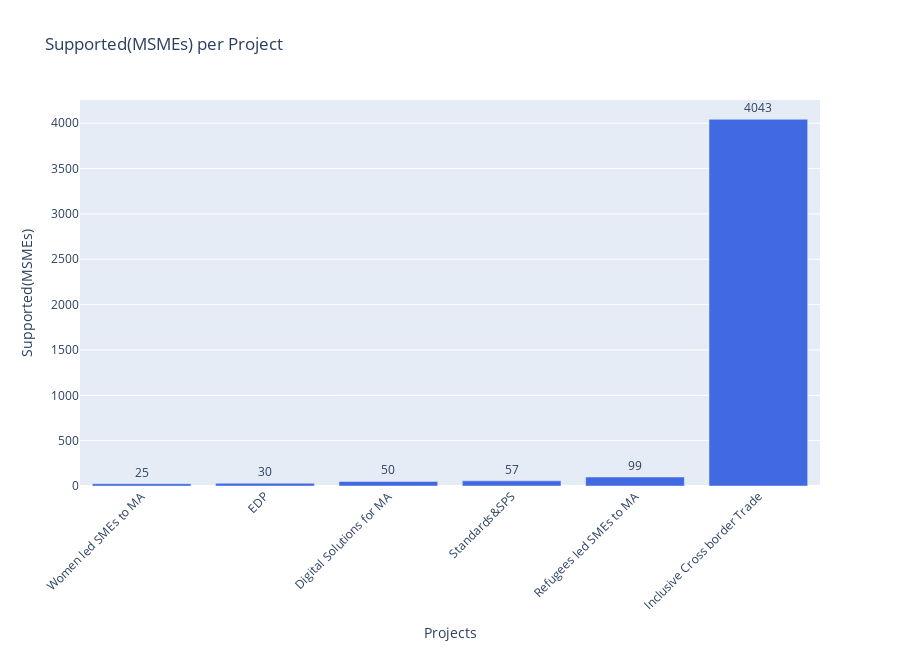

Here is the notebook cell this chart was saved with:
### Code cell
# Create the bar chart
fig = px.bar(data1[['Projects', 'Supported(MSMEs)']].sort_values(by='Supported(MSMEs)'), x='Projects', y='Supported(MSMEs)', text='Supported(MSMEs)', title='Supported(MSMEs) per Project')

# Customize layout
fig.update_traces(textposition='outside', marker_color='royalblue')
fig.update_layout(
    xaxis_tickangle=-45, 
    width=900,  
    height=650  
)

### Figure 1 — Plotly figure (JSON) as saved in the notebook; plotly's stock layout.template omitted (floating-point values rounded to 4 significant figures)
{"data": [{"alignmentgroup": "True", "hovertemplate": "Projects=%{x}<br>Supported(MSMEs)=%{text}<extra></extra>", "legendgroup": "", "marker": {"color": "royalblue", "pattern": {"shape": ""}}, "name": "", "offsetgroup": "", "orientation": "v", "showlegend": false, "text": [25, 30, 50, 57, 99, 4043], "textposition": "outside", "type": "bar", "x": ["Women led SMEs to MA", "EDP", "Digital Solutions for MA", "Standards&SPS", "Refugees led SMEs to MA", "Inclusive Cross border Trade"], "xaxis": "x", "y": [25, 30, 50, 57, 99, 4043], "yaxis": "y"}], "layout": {"barmode": "relative", "height": 650, "legend": {"tracegroupgap": 0}, "title": {"text": "Supported(MSMEs) per Project"}, "width": 900, "xaxis": {"anchor": "y", "domain": [0, 1], "tickangle": -45, "title": {"text": "Projects"}}, "yaxis": {"anchor": "x", "domain": [0, 1], "title": {"text": "Supported(MSMEs)"}}}}
